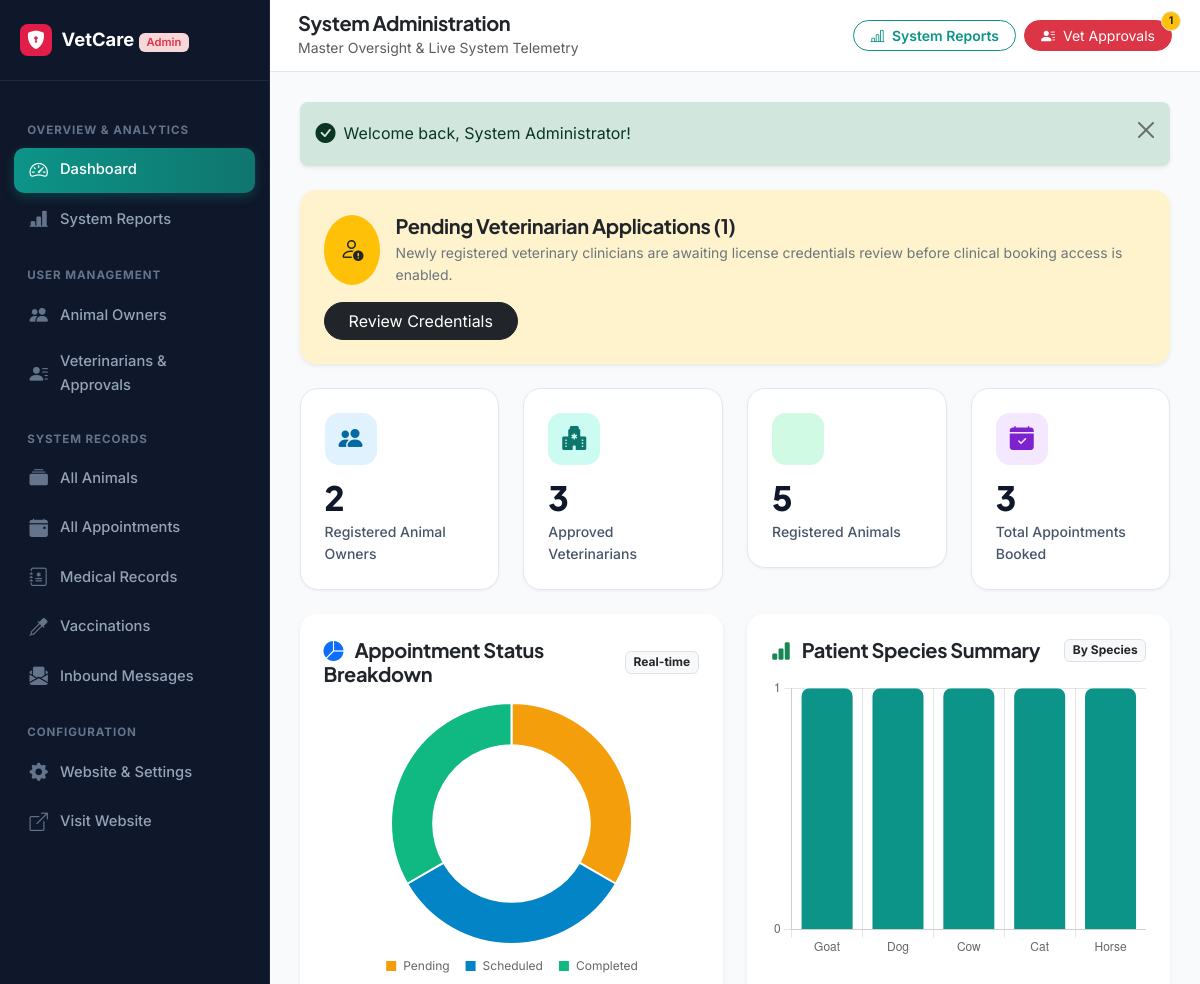
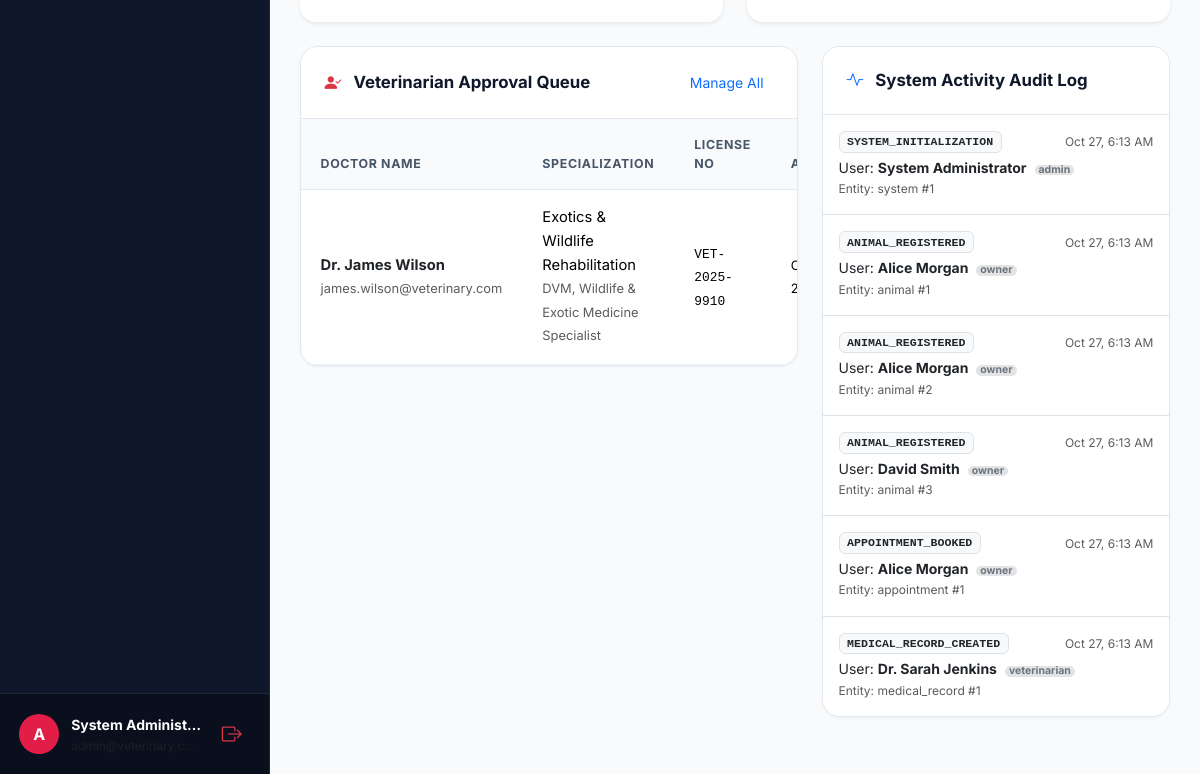
Page /admin/dashboard.php (signed in) on the committed database (2 pictures, top to bottom).
### tables this page shows
CREATE TABLE `users` (
  `id` INT AUTO_INCREMENT PRIMARY KEY,
  `full_name` VARCHAR(100) NOT NULL,
  `email` VARCHAR(150) NOT NULL UNIQUE,
  `phone` VARCHAR(30) NOT NULL,
  `password_hash` VARCHAR(255) NOT NULL,
  `role` ENUM('owner', 'veterinarian', 'admin') NOT NULL,
  `account_status` ENUM('active', 'inactive', 'suspended', 'pending') NOT NULL DEFAULT 'active',
  `created_at` TIMESTAMP DEFAULT CURRENT_TIMESTAMP,
  `updated_at` TIMESTAMP DEFAULT CURRENT_TIMESTAMP ON UPDATE CURRENT_TIMESTAMP,
  INDEX `idx_role` (`role`),
  INDEX `idx_status` (`account_status`)
);

CREATE TABLE `veterinarian_profiles` (
  `id` INT AUTO_INCREMENT PRIMARY KEY,
  `user_id` INT NOT NULL UNIQUE,
  `qualification` VARCHAR(150) NOT NULL,
  `specialization` VARCHAR(150) NOT NULL,
  `license_number` VARCHAR(100) NOT NULL UNIQUE,
  `experience_years` INT NOT NULL DEFAULT 0,
  `bio` TEXT NULL,
  `consultation_fee` DECIMAL(10,2) NOT NULL DEFAULT 0.00,
  `approval_status` ENUM('pending', 'approved', 'rejected') NOT NULL DEFAULT 'pending',
  `created_at` TIMESTAMP DEFAULT CURRENT_TIMESTAMP,
  `updated_at` TIMESTAMP DEFAULT CURRENT_TIMESTAMP ON UPDATE CURRENT_TIMESTAMP,
  CONSTRAINT `fk_vet_user` FOREIGN KEY (`user_id`) REFERENCES `users` (`id`) ON DELETE CASCADE
);

CREATE TABLE `activity_logs` (
  `id` INT AUTO_INCREMENT PRIMARY KEY,
  `user_id` INT NULL,
  `action` VARCHAR(100) NOT NULL,
  `entity_type` VARCHAR(50) NOT NULL,
  `entity_id` INT NULL,
  `created_at` TIMESTAMP DEFAULT CURRENT_TIMESTAMP,
  CONSTRAINT `fk_log_user` FOREIGN KEY (`user_id`) REFERENCES `users` (`id`) ON DELETE SET NULL,
  INDEX `idx_log_user` (`user_id`),
  INDEX `idx_log_created` (`created_at`)
);

### admin/dashboard.php (the view, shortened to what the rows shown need)
<?php
require_once __DIR__ . '/../includes/init.php';
$statusStmt = $pdo->query("
    SELECT appointment_status, COUNT(*) as count
    FROM appointments
    GROUP BY appointment_status
");
$statusData = $statusStmt->fetchAll();
$statusLabels = [];
$statusCounts = [];
foreach ($statusData as $sd) {
    $statusLabels[] = ucfirst($sd['appointment_status']);
    $statusCounts[] = (int)$sd['count'];
}
$speciesStmt = $pdo->query("
    SELECT species, COUNT(*) as count
    FROM animals
    GROUP BY species
    ORDER BY count DESC
");
$speciesData = $speciesStmt->fetchAll();
$speciesLabels = [];
$speciesCounts = [];
foreach ($speciesData as $sp) {
    $speciesLabels[] = $sp['species'];
    $speciesCounts[] = (int)$sp['count'];
}
$logsStmt = $pdo->query("
    SELECT al.*, u.full_name, u.role, u.email
    FROM activity_logs al
    LEFT JOIN users u ON u.id = al.user_id
    ORDER BY al.created_at DESC
    LIMIT 6
");
$recentLogs = $logsStmt->fetchAll();
$pendingVetsList = $pdo->query("
    SELECT u.id, u.full_name, u.email, u.phone, vp.qualification, vp.specialization, vp.license_number, vp.created_at
    FROM users u
    JOIN veterinarian_profiles vp ON vp.user_id = u.id
    WHERE vp.approval_status = 'pending'
    ORDER BY vp.created_at ASC
")->fetchAll();
require_once __DIR__ . '/../includes/header.php';
?>
<div class="dashboard-layout">
    <?php require_once __DIR__ . '/../includes/admin_sidebar.php'; ?>
    <main class="dashboard-main">
        <div class="dashboard-content-body">
            <div class="row g-4">
                <div class="col-lg-7">
                    <div class="custom-table-card">
                        <?php if (empty($pendingVetsList)): ?>
                            <div class="empty-state-box">
                                <div class="empty-state-icon"><i class="bi bi-patch-check text-success"></i></div>
                                <h6 class="fw-bold">No Pending Approvals</h6>
                                <p class="text-muted small">All veterinary clinician applications have been reviewed.</p>
                            </div>
                        <?php else: ?>
                            <div class="table-responsive">
                                <table class="table custom-table">
                                    <thead>
                                        <tr>
                                            <th>Doctor Name</th>
                                            <th>Specialization</th>
                                            <th>License No</th>
                                            <th>Applied</th>
                                        </tr>
                                    </thead>
                                    <tbody>
                                        <?php foreach ($pendingVetsList as $pv): ?>
                                            <tr>
                                                <td>
                                                    <div class="fw-bold text-dark"><?= e($pv['full_name']) ?></div>
                                                    <small class="text-muted"><?= e($pv['email']) ?></small>
                                                </td>
                                                <td>
                                                    <div><?= e($pv['specialization']) ?></div>
                                                    <small class="text-muted"><?= e($pv['qualification']) ?></small>
                                                </td>
                                                <td><span class="font-monospace small"><?= e($pv['license_number']) ?></span></td>
                                                <td><small><?= format_date($pv['created_at']) ?></small></td>
                                            </tr>
                                        <?php endforeach; ?>
                                    </tbody>
                                </table>
                            </div>
                        <?php endif; ?>
                    </div>
                </div>
                <div class="col-lg-5">
                    <div class="custom-table-card">
                        <?php if (empty($recentLogs)): ?>
                            <div class="empty-state-box">
                                <h6 class="fw-bold">No Activity Recorded</h6>
                            </div>
                        <?php else: ?>
                            <div class="list-group list-group-flush">
                                <?php foreach ($recentLogs as $log): ?>
                                    <div class="list-group-item p-3">
                                        <div class="d-flex justify-content-between align-items-center mb-1">
                                            <span class="badge bg-light text-dark border font-monospace" style="font-size: 0.725rem;">
                                                <?= e($log['action']) ?>
                                            </span>
                                            <small class="text-muted" style="font-size: 0.75rem;"><?= format_date($log['created_at'], 'M j, g:i A') ?></small>
                                        </div>
                                        <div class="small text-dark">
                                            User: <strong><?= e($log['full_name'] ?: 'System / Guest') ?></strong>
                                            <?php if ($log['role']): ?>
                                                <span class="badge bg-secondary-subtle text-secondary py-0 px-1 ms-1"><?= e($log['role']) ?></span>
                                            <?php endif; ?>
                                        </div>
                                        <div class="text-muted small" style="font-size: 0.75rem;">Entity: <?= e($log['entity_type']) ?> #<?= $log['entity_id'] ?></div>
                                    </div>
                                <?php endforeach; ?>
                            </div>
                        <?php endif; ?>
                    </div>
                </div>
            </div>
        </div>
    </main>
</div>
<script>
document.addEventListener('DOMContentLoaded', function () {
    // 1. Appointment Status Doughnut Chart
    const statusCtx = document.getElementById('appointmentStatusChart');
    if (statusCtx) {
        new Chart(statusCtx, {
            type: 'doughnut',
            data: {
                labels: <?= json_encode($statusLabels) ?>,
                datasets: [{
                    data: <?= json_encode($statusCounts) ?>,
                    backgroundColor: ['#f59e0b', '#0284c7', '#10b981', '#64748b', '#ef4444'],
                    borderWidth: 2,
                    borderColor: '#ffffff'
                }]
            },
            options: {
                responsive: true,
                maintainAspectRatio: false,
                plugins: {
                    legend: {
                        position: 'bottom',
                        labels: { boxWidth: 12, padding: 15, font: { family: 'Inter' } }
                    }
                },
                cutout: '65%'
            }
        });
    }
    // 2. Species Distribution Bar Chart
    const speciesCtx = document.getElementById('speciesDistributionChart');
    if (speciesCtx) {
        new Chart(speciesCtx, {
            type: 'bar',
            data: {
                labels: <?= json_encode($speciesLabels) ?>,
                datasets: [{
                    label: 'Registered Patients',
                    data: <?= json_encode($speciesCounts) ?>,
                    backgroundColor: '#0d9488',
                    borderRadius: 8
                }]
            },
            options: {
                responsive: true,
                maintainAspectRatio: false,
                scales: {
                    y: {
                        beginAtZero: true,
                        ticks: { stepSize: 1 }
                    }
                },
                plugins: {
                    legend: { display: false }
                }
            }
        });
    }
});
</script>
<?php require_once __DIR__ . '/../includes/footer.php'; ?>

### includes/admin_sidebar.php (shortened to what the rows shown need)
<?php
$user = current_user();
?>
<aside class="sidebar-wrapper">
    <div class="sidebar-footer">
        <div class="d-flex align-items-center justify-content-between">
            <div class="user-mini-card">
                <div class="overflow-hidden">
                    <div class="text-white small fw-bold text-truncate" style="max-width: 130px;"><?= e($user['full_name'] ?? 'Admin') ?></div>
                    <div class="text-muted text-truncate" style="font-size: 0.75rem; max-width: 130px;"><?= e($user['email'] ?? '') ?></div>
                </div>
            </div>
        </div>
    </div>
</aside>

### rows in the picture
users: full_name "System Administ…"
veterinarian_profiles: user.full_name "Dr. James Wilson", user.email "james.wilson@veterinary.com", specialization "Exotics & Wildlife Rehabilitation", qualification "DVM, Wildlife & Exotic Medicine Specialist", license_number "VET-2025-9910"
activity_logs: action "SYSTEM_INITIALIZATION", created_at "Oct 27, 6:13 AM", user.full_name "System Administrator", user.role "admin", entity_type "system", entity "1"
activity_logs: action "ANIMAL_REGISTERED", created_at "Oct 27, 6:13 AM", user.full_name "Alice Morgan", user.role "owner", entity_type "animal", entity "1"
activity_logs: action "ANIMAL_REGISTERED", created_at "Oct 27, 6:13 AM", user.full_name "Alice Morgan", user.role "owner", entity_type "animal", entity "2"
activity_logs: action "ANIMAL_REGISTERED", created_at "Oct 27, 6:13 AM", user.full_name "David Smith", user.role "owner", entity_type "animal", entity "3"
activity_logs: action "APPOINTMENT_BOOKED", created_at "Oct 27, 6:13 AM", user.full_name "Alice Morgan", user.role "owner", entity_type "appointment", entity "1"
activity_logs: action "MEDICAL_RECORD_CREATED", created_at "Oct 27, 6:13 AM", user.full_name "Dr. Sarah Jenkins", user.role "veterinarian", entity_type "medical_record", entity "1"

### other values in the picture
$pendingVets "1"
$flash['message'] "Welcome back, System Administrator!"
$totalOwners "2"
$totalApprovedVets "3"
$totalAnimals "5"
$totalAppointments "3"
chart data {{ json_encode($speciesLabels) }} ["Goat","Dog","Cow","Cat","Horse"]
chart data {{ json_encode($speciesCounts) }} [1,1,1,1,1]
